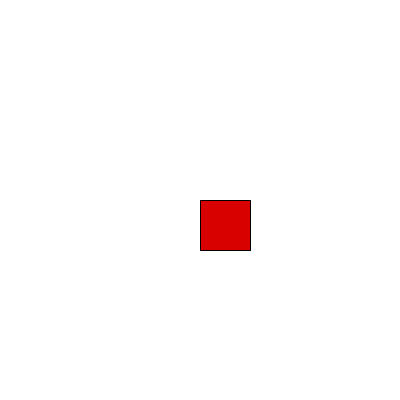
Frame 1 (no input)
Frame 60 (the mouse pressed at the canvas centre just before this capture): identical to frame 1, image omitted
Frame 120 (the mouse held since frame 60 and released just before this capture): identical to frame 1, image omitted

The Processing sketch that drew this single still picture (run headless with seeded random() and noise(); from frame 60 on, the mouse is pressed at the canvas centre):

// Processing sketch: section_9
// ── section_9.pde
void setup(){
  size(400, 400);
  background(255);
}
float a = 0.0;
float t = frameCount * 0.01;
void draw(){
  fill(map(sin(t), -1, 1, 180, 255), 0, 0);
  square(200, 200, 50);
}
